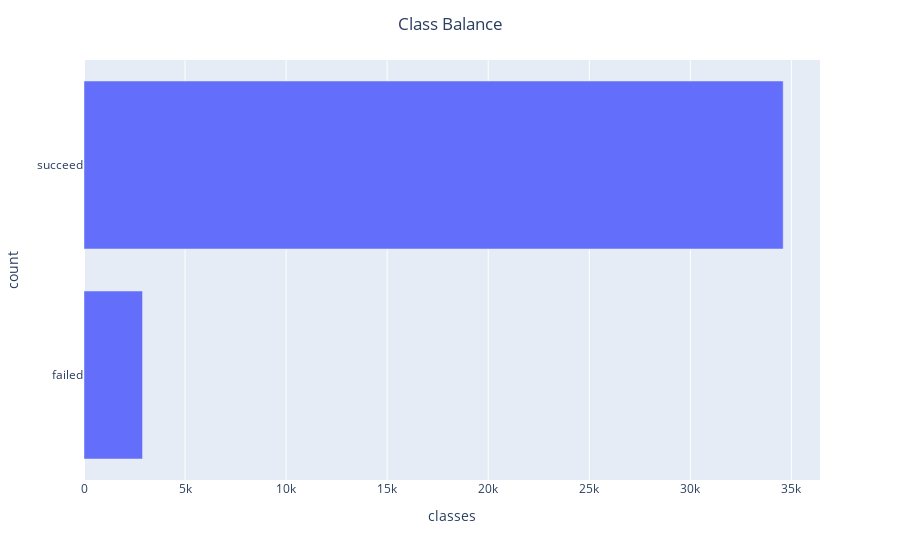

The cell this chart's notebook holds for it:
### Code cell
fig = px.bar(stat_group, x='category_list')

fig.update_layout(
    xaxis_title_text='classes',
    yaxis_title_text='count',
    bargap=0.2, showlegend=True,
    title_text='Class Balance',
    title_x=0.5,
)
fig.write_image("../images/class_balance.png")
fig.show();

### Figure 1 — Plotly figure (JSON) as saved in the notebook; plotly's stock layout.template omitted (floating-point values rounded to 4 significant figures)
{"data": [{"alignmentgroup": "True", "hovertemplate": "category_list=%{x}<br>status=%{y}<extra></extra>", "legendgroup": "", "marker": {"color": "#636efa"}, "name": "", "offsetgroup": "", "orientation": "h", "showlegend": false, "textposition": "auto", "type": "bar", "x": [2897, 34596], "xaxis": "x", "y": ["failed", "succeed"], "yaxis": "y"}], "layout": {"autosize": true, "bargap": 0.2, "barmode": "relative", "legend": {"tracegroupgap": 0}, "margin": {"t": 60}, "showlegend": true, "title": {"text": "Class Balance", "x": 0.5}, "xaxis": {"anchor": "y", "autorange": true, "domain": [0, 1], "range": [0, 36420.0], "title": {"text": "classes"}, "type": "linear"}, "yaxis": {"anchor": "x", "autorange": true, "domain": [0, 1], "range": [-0.5, 1.5], "title": {"text": "count"}, "type": "category"}}}
